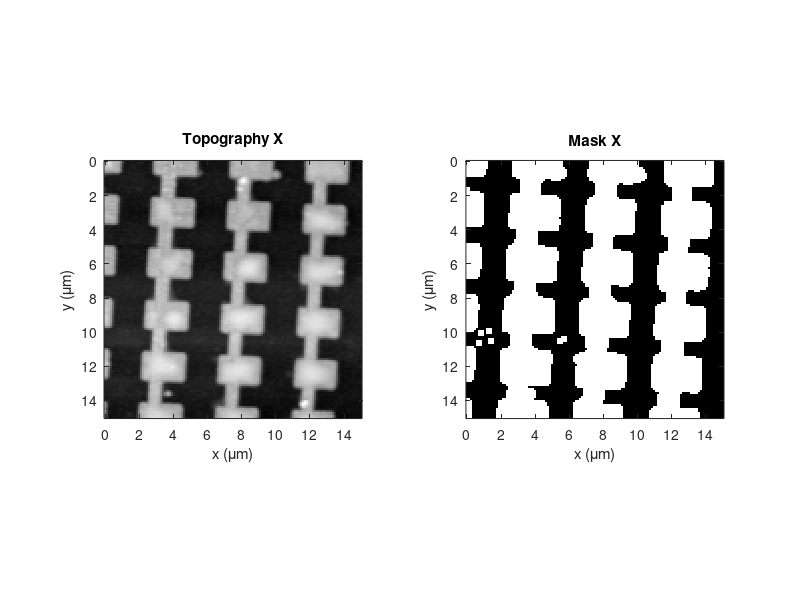

Source code (MATLAB): (Note: this script raises an error after producing the figure.)
clear all
close all
clc

% Initialization

lambda=10.6;    %microns

theta=60*pi/180;    % SNOM incidence angle

Vrms=0.106;     % Volts

% MaxTau=50.4179; % Good diodes: From 2017-11-21_diode_h_5_PH_X_3
% MaxTau=26.2718; % Bad diodes diodes: From 2017-12-12_diode_g_2_PH_X_2

run=0;  % run=0 stops after topography
        % run=1 continues after topography

savefigs=0; % savefigs=0 do not save images
            % savefigs=1 save images
            
savevid=0;  % savefigs=0 do not save video
            % savefigs=1 save video
        
saveMATLABfig=0;    % saveMATLABfig=0 do not save figure in matlab format
                    % saveMATLABfig=0 save figure in matlab format
                    
%% LOAD
    
load 2018-04-17_leaky_E4_RHCP_PH_X_5

dir1='Presentation';
dir2='2018-04-17';
% dir3='bowtie_1_LP_150_3';
% dir3='discrete_bowtie_LP_150_3';
dir3='Leaky_E4_RHCP_5';
% dir3='Leaky_E_4_V_RHCP_X_5\corr_subst';
dir4=strcat(dir2,'\',dir3);
mkdir(dir1,dir4);
dir=strcat(dir1,'\',dir4);

global Mx My MaskX MaskY
Mx=size(x);     My=size(y);
Mx=Mx(2);       My=My(2);

i=1; 

%% TOPOGRAPHY 

% X component

TopoX=M(:,:,i);
N=size(TopoX);
N=N(1);

MinTopo=min(min(TopoX));
MaxTopo=max(max(TopoX));
thrX=0.20*(MaxTopo-MinTopo)+MinTopo;

StrucInd=find(TopoX>thrX);
SubstInd=find(TopoX<thrX);

% [MaskX,Kx]=Mask(TopoX,thrX); 

MaskX=zeros(N,N);
MaskX(StrucInd)=1;
MaskX(SubstInd)=0;

% MaskX(1:64,1:20)=0;         % #1
% MaskX(1:64,48:88)=0;        % #2
% MaskX(1:64,98:128)=0;      % #3
% 
% MaskX(64:128,1:18)=0;       % #4
% MaskX(64:128,48:88)=0;      % #5
% MaskX(64:128,98:128)=0;    % #6
% 
% MaskX(1:16,:)=0;            % #7
% MaskX(61:80,:)=0;           % #8
% MaskX(125:128,:)=0;         % #9

Square=ones(3);
MaskX=conv2(MaskX,Square,'same');

StrucInd=find(MaskX>0);
SubstInd=find(MaskX==0);
MaskX(StrucInd)=1;

    F1=figure();

    % X component

    subplot(1,2,1);
    imagesc(x,y,TopoX)
    % imagesc(x,y(1:N/2),TopoX(1:N/2,:))
    % imagesc(x,y,rot90(TopoX,3))
    title('Topography X')
    colormap(gray(256))
    % axis square
    xlabel('x (\mum)')
    ylabel('y (\mum)')
    daspect([1 1 1])

    subplot(1,2,2)
    imagesc(x,y,MaskX)
    % imagesc(x,y(1:N/2),MaskX(1:N/2,:))
    % imagesc(MaskX(1:N/2,:))
    % imagesc(x,y,rot90(MaskX,3))
    title('Mask X')
    colormap(gray(256))
    % axis square
    xlabel('x (\mum)')
    ylabel('y (\mum)')
    daspect([1 1 1])
    pause(0.00001);
    frame_h = get(handle(gcf),'JavaFrame');
    set(frame_h,'Maximized',1);


if run==1

    %% ANALYSIS

    % 1ST SIDEBAND
    SideB1x=M(:,:,i+2);  % X component

    %2ND SIDEBAND
    SideB2x=M(:,:,i+3);  % X component

    % Phase color map (as used by Hillenbrand et al.)

    up=(1:89)'/90;
    dw=flipud(up);
    Zeros=zeros(89,1);
    Ones=ones(89,1);
    rm=[0 ; Zeros ; 0 ; up ; 1 ; Ones ; 1; dw];
    gm=[0 ; Zeros; 0 ; up ; 1 ; dw ; 0 ; Zeros]; 
    bm=[0 ; up ; 1 ; Ones ; 1 ; dw ; 0 ; Zeros]; 
    PhaseColormap=[rm gm bm];  

    %% SIDEBANDS

    % 1ST sideband
    SideB1=SideB1x;

    % 2ND sideband
    SideB2=SideB2x;

    F2=figure('units','normalized','outerposition',[0 0 1 1]);
    % suptitle(strcat(dir3,' (Non Rotated)'))
    % suptitle('SIDEBANDS (METHOD 1)')

        FigSB1=subplot(1,2,1);
        imagesc(x,y,SideB1)
        % imagesc(x,y(1:N/2),SideB1(1:N/2,:))
        % imagesc(x,y,rot90(SideB1,3))
        title('1st Sideband')
        colormap(FigSB1,hot)
        bar=colorbar;
        xlabel(bar,'(V)')
        axis square
        xlabel('x (\mum)')
        ylabel('y (\mum)')
        daspect([1 1 1])

        % 2ND sideband

        FigSB2=subplot(1,2,2);
        imagesc(x,y,SideB2)
        % imagesc(x,y(1:N/2),SideB2(1:N/2,:))
        % imagesc(x,y,rot90(SideB2,3))
        title('2nd Sideband')
        colormap(FigSB2,hot)
        bar=colorbar;
        xlabel(bar,'(V)')
        axis square
        xlabel('x (\mum)')
        ylabel('y (\mum)')
        daspect([1 1 1])
        pause(0.00001);
        frame_h = get(handle(gcf),'JavaFrame');
        set(frame_h,'Maximized',1);

    %% NEAR FIELD

    % Gamma calculation

    V=sqrt(2)*Vrms;
    scale=0.2218;
    DeltaL=V/scale;
    gamma=4*pi*DeltaL/lambda;

    J1=besselj(1,gamma);
    J2=besselj(2,gamma);

    C1=1/J1;
    C2=1/J2;

    Vrms=(2.63*lambda/(4*pi))*scale/(sqrt(2));

    Tau=C2*SideB2-1i*C1*SideB1;
    MaxTau=max(max(abs(Tau)));
    ModulTau=abs(Tau);
    ModulTauNorm=abs(Tau)/MaxTau;
    % MaxTau=max(max(ModulTau))
    % ModulTau(ModulTau>60)=0;
    PhaseTau=atan2(-imag(Tau),real(Tau));

    Y=ones(My,Mx);
    for ii=1:1:Mx
       Y(:,ii)=y; 
    end
    Y=flipud(Y);
    
    PhaseCorr=PhaseTau-(2*pi/lambda)*Y*sin(theta);
    PhaseCorrW=wrapToPi(PhaseCorr);

    PhaseTauMask=PhaseTau.*MaskX;
    PhaseCorrWMask=PhaseCorrW.*MaskX;
    
        % Plot 1: Ez vs E Phase

        F31=figure('units','normalized','outerposition',[0 0 1 1]);
        Fig1=subplot(1,2,1);
        imagesc(x,y,ModulTau)
        title('|Ez|')
        colormap(Fig1,parula)
        bar=colorbar;
        % caxis([0 1])
        xlabel(bar,'(V)')
        axis square
        xlabel('x (\mum)')
        ylabel('y (\mum)');
        daspect([1 1 1])

        Fig2=subplot(1,2,2);
        imagesc(x,y,PhaseTauMask)
        title('Phase (Raw)')
        colormap(Fig2,PhaseColormap)
        bar=colorbar;
        xlabel(bar,'(rad)')
        axis square
        caxis([-pi pi])
        xlabel('x (\mum)')
        ylabel('y (\mum)')
        daspect([1 1 1])
        pause(0.00001);
        frame_h = get(handle(gcf),'JavaFrame');
        set(frame_h,'Maximized',1);
        
        % Plot 2: Ez vs E Phase (Corrected)

        F32=figure('units','normalized','outerposition',[0 0 1 1]);
        Fig1=subplot(1,2,1);
        imagesc(x,y,ModulTau)
%         imagesc(x,y,ModulTauNorm)
%         title('Field Modulus |Ez|/|Ez_{max}|')
        title('|Ez|')
        colormap(Fig1,parula)
        bar=colorbar;
        axis square
        xlabel('x (\mum)')
        ylabel('y (\mum)');
        daspect([1 1 1])

        Fig2=subplot(1,2,2);
        imagesc(x,y,PhaseCorrWMask)
        title('Phase')
        colormap(Fig2,PhaseColormap)
        bar=colorbar;
        xlabel(bar,'(rad)')
        axis square
        caxis([-pi pi])
        xlabel('x (\mum)')
        ylabel('y (\mum)')
        daspect([1 1 1])
        pause(0.00001);
        frame_h = get(handle(gcf),'JavaFrame');
        set(frame_h,'Maximized',1);

        % Plot 3: Re{Ez} vs E Phase (Corrected)

        ReEz=ModulTau.*cos(PhaseCorrW);

        F33=figure('units','normalized','outerposition',[0 0 1 1]);
        Fig1=subplot(1,2,1);
        imagesc(x,y,ReEz)
        title('Re{E}')
        colormap(Fig1,parula)
        bar=colorbar;
        % caxis([0 1])
        xlabel(bar,'(V)')
        axis square
        xlabel('x (\mum)')
        ylabel('y (\mum)');
        daspect([1 1 1])

        Fig2=subplot(1,2,2);
        imagesc(x,y,PhaseCorrWMask)
        title('Phase (Corrected)')
        colormap(Fig2,PhaseColormap)
        bar=colorbar;
        xlabel(bar,'(rad)')
        axis square
        caxis([-pi pi])
        xlabel('x (\mum)')
        ylabel('y (\mum)')
        daspect([1 1 1])
        pause(0.00001);
        frame_h = get(handle(gcf),'JavaFrame');
        set(frame_h,'Maximized',1);

        % Plot 4: Ez vs Re{E}

        F34=figure('units','normalized','outerposition',[0 0 1 1]);
        Fig1=subplot(1,2,1);
        imagesc(x,y,ModulTau)
        title('|Ez|')
        colormap(Fig1,parula)
        bar=colorbar;
        xlabel(bar,'(V)')
        axis square
        xlabel('x (\mum)')
        ylabel('y (\mum)');
        daspect([1 1 1])

        Fig2=subplot(1,2,2);
        imagesc(x,y,ReEz)
        title('Re{E}')
        colormap(Fig1,parula)
        bar=colorbar;
        xlabel(bar,'(V)')
        axis square
        xlabel('x (\mum)')
        ylabel('y (\mum)');
        daspect([1 1 1])
        pause(0.00001);
        frame_h = get(handle(gcf),'JavaFrame');
        set(frame_h,'Maximized',1);

        % Plot 5: E Phase vs E Phase (Correcred)

        F35=figure('units','normalized','outerposition',[0 0 1 1]);
        Fig1=subplot(1,2,1);
        imagesc(x,y,PhaseTauMask)
        title('Phase (Raw)')
        colormap(Fig1,PhaseColormap)
        bar=colorbar;
        xlabel(bar,'(rad)')
        axis square
        caxis([-pi pi])
        xlabel('x (\mum)')
        ylabel('y (\mum)')
        daspect([1 1 1])

        Fig2=subplot(1,2,2);
        imagesc(x,y,PhaseCorrWMask)
        title('Phase (Corrected)')
        colormap(Fig2,PhaseColormap)
        bar=colorbar;
        xlabel(bar,'(rad)')
        axis square
        caxis([-pi pi])
        xlabel('x (\mum)')
        ylabel('y (\mum)')
        daspect([1 1 1])
        pause(0.00001);
        frame_h = get(handle(gcf),'JavaFrame');
        set(frame_h,'Maximized',1);

    %% NEAR FIELD IN COMPLEX PLANE VISUALIZATION - NON ROTATED
    
    % [X1,Y1,X1rot,Y1rot,X1subs,Y1subs,X1subsrot,Y1subsrot,MaxEigenVect1,MinEigenVect1,SideB1xrotNF,SideB1yrotNF]=Covariance(K,C2*SideB2x,-C1*SideB1x);
    % 
    % FTau1=figure('units','normalized','outerposition',[0 0 1 1]);
    % scatter(X1subs,Y1subs,'.','b')
    % hold on
    % scatter(X1,Y1,'.','r')
    % quiver(0,0,MaxEigenVect1(1),MaxEigenVect1(2),'-m','LineWidth',2);
    % quiver(0,0,MinEigenVect1(1),MinEigenVect1(2), '-g', 'LineWidth',2);
    % hold off
    % axis equal
    % title('NEAR-FIELD (X COMPONENT - METHOD 1)')
    % legend('substate','patch')
    % xlabel('S_2_,_2 (V)')
    % ylabel('S_2_,_1 (V)')
    % saveas(FTau1,strcat(dir,'\','TauScatter.png'))
    % %% NEAR FIELD IN COMPLEX PLANE VISUALIZATION - ROTATED
    % 
    % [X1,Y1,X1rot,Y1rot,X1subs,Y1subs,X1subsrot,Y1subsrot,MaxEigenVect1,MinEigenVect1,SideB1xrotNF,SideB1yrotNF]=Covariance(K,C2*SideB2xrot,-C1*SideB1xrot);
    % 
    % FTau2=figure('units','normalized','outerposition',[0 0 1 1]);
    % scatter(X1subs,Y1subs,'.','b')
    % hold on
    % scatter(X1,Y1,'.','r')
    % quiver(0,0,MaxEigenVect1(1),MaxEigenVect1(2),'-m','LineWidth',2);
    % quiver(0,0,MinEigenVect1(1),MinEigenVect1(2), '-g', 'LineWidth',2);
    % hold off
    % axis equal
    % title('NEAR-FIELD (X COMPONENT - METHOD 2)')
    % legend('substate','patch')
    % xlabel('S_2_,_2 (V)')
    % ylabel('S_2_,_1 (V)')
    % saveas(FTau2,strcat(dir,'\','TauScatterRotated.png'))

    %% Histogram

    % Phase

%     PhaseStruc=PhaseCorr(StrucInd);
%     PhaseSubst=PhaseCorr(SubstInd);
% 
%     angle=[-pi:2*pi/36:pi];
% 
%         F4=figure('units','normalized','outerposition',[0 0 1 1]);
%         % suptitle('NEAR-FIELD (METHOD 1)')
%         Fig1=subplot(1,2,1);
%         histogram(PhaseStruc,angle);
%         hold on
%         histogram(PhaseSubst,angle);
%         title('Phase Histogram')
%         axis square
%         legend({'structure','substrate'})
%         xlabel('phase (rad)')
%         ylabel('Ocurrences');
% 
%         Fig2=subplot(1,2,2);
%         imagesc(x,y,PhaseCorr)
%         % imagesc(x,y(1:N/2),PhaseTau(1:N/2,:))
%         % imagesc(x,y,rot90(PhaseTau,3))
%         title('E Phase')
%         colormap(Fig2,PhaseColormap)
%         bar=colorbar;
%         xlabel(bar,'(rad)')
%         axis square
%         caxis([-pi pi])
%         xlabel('x (\mum)')
%         ylabel('y (\mum)')
%         daspect([1 1 1])
%         % saveas(F4,strcat(dir,'\','4.Phase.png'))

    %% Phase Evolution

%     % Phase (no correction)
%     
%     Nframes=101;
%     PhaseSpace=linspace(0,2*pi,Nframes);
%     dt=linspace(0,1,Nframes);
% 
%     PhaseMovie1(Nframes)=struct('cdata',[],'colormap',[]);
% 
%         F5=figure();
%         for jj=1:Nframes
%             PhaseEvol=PhaseTau+ones(N).*PhaseSpace(jj);
%             Title=strcat('Phase (t=',num2str(dt(jj)),' period)');
%             WrapPhase=wrapToPi(PhaseEvol.*MaskX);
%             imagesc(x,y,WrapPhase,[-pi, pi]);
%         %     imagesc(x,y(1:N/2),WrapPhase(1:N/2,:),[-pi, pi]);
%         %     imagesc(x,y,rot90(WrapPhase,3),[-pi, pi]);
%             axis square; axis image; 
%             colormap(PhaseColormap); colorbar
%             xlabel('x (\mum)')
%             ylabel('y (\mum)')
%         %     daspect([1 1 1])
%             title(Title)
%         %     set(gca,'FontSize',fst);
%             drawnow
%             PhaseMovie1(jj)=getframe(gcf);
%             pause(0.01)
% 
%         end
%     
%     % Phase (correction)
% 
%     PhaseMovie2(Nframes)=struct('cdata',[],'colormap',[]);
% 
%         F5=figure();
%         for jj=1:Nframes
%             PhaseEvol=PhaseCorrW+ones(N).*PhaseSpace(jj);
%             Title=strcat('Phase (t=',num2str(dt(jj)),' period)');
%             WrapPhase=wrapToPi(PhaseEvol.*MaskX);
%             imagesc(x,y,WrapPhase,[-pi, pi]);
%         %     imagesc(x,y(1:N/2),WrapPhase(1:N/2,:),[-pi, pi]);
%         %     imagesc(x,y,rot90(WrapPhase,3),[-pi, pi]);
%             axis square; axis image; 
%             colormap(PhaseColormap); colorbar
%             xlabel('x (\mum)')
%             ylabel('y (\mum)')
%         %     daspect([1 1 1])
%             title(Title)
%         %     set(gca,'FontSize',fst);
%             drawnow
%             PhaseMovie2(jj)=getframe(gcf);
%             pause(0.01)
% 
%         end

    %% Histogram

    % Phase

    % ModulTauStruct=ModulTau(StrucInd);
    % SB2Struct=SideB2(SubstInd);
    % 
        % F6=figure('units','normalized','outerposition',[0 0 1 1]);
        % % suptitle('NEAR-FIELD (METHOD 1)')
        % Fig61=subplot(1,2,1);
        % histogram(ModulTau);
        % title('Sidenad 1 Histogram')
        % axis square
        % xlabel('Signal')
        % ylabel('Ocurrences');
        % 
        % Fig62=subplot(1,2,2);
        % histogram(SB2Struct);
        % title('Sidenad 2 Histogram')
        % axis square
        % xlabel('Signal')
        % ylabel('Ocurrences');
        
    %% Save Figures
    if savefigs==1
        saveas(F1,strcat(dir,'\','1.Topography.png'))
        saveas(F2,strcat(dir,'\','2.SideBands.png'))
        saveas(F31,strcat(dir,'\','3.Ez_vs_Phase.png'))
        saveas(F32,strcat(dir,'\','4.Ez_vs_PhaseCorr.png'))
        saveas(F33,strcat(dir,'\','5.ReEz_vs_PhaseCorr.png'))
        saveas(F34,strcat(dir,'\','6.Ez_vs_ReEz.png'))
        saveas(F35,strcat(dir,'\','7.Phase_vs_PhaseCorr.png'))
    end
    %% Save phase video evolution
    if savevid==1
        v=VideoWriter(strcat(dir,'\','8.Phase_Evol_NoCorr.avi'));
        v.FrameRate=10;
        open(v);
        writeVideo(v,PhaseMovie1);
        close(v);
        
        v=VideoWriter(strcat(dir,'\','8.Phase_Evol_Corr.avi'));
        v.FrameRate=10;
        open(v);
        writeVideo(v,PhaseMovie2);
        close(v);
    end
    %% Save MATLAB figure
    if saveMATLABfig==1
        saveas(F32,strcat(dir,'\','MagEz_Phase.fig'))
    end
end